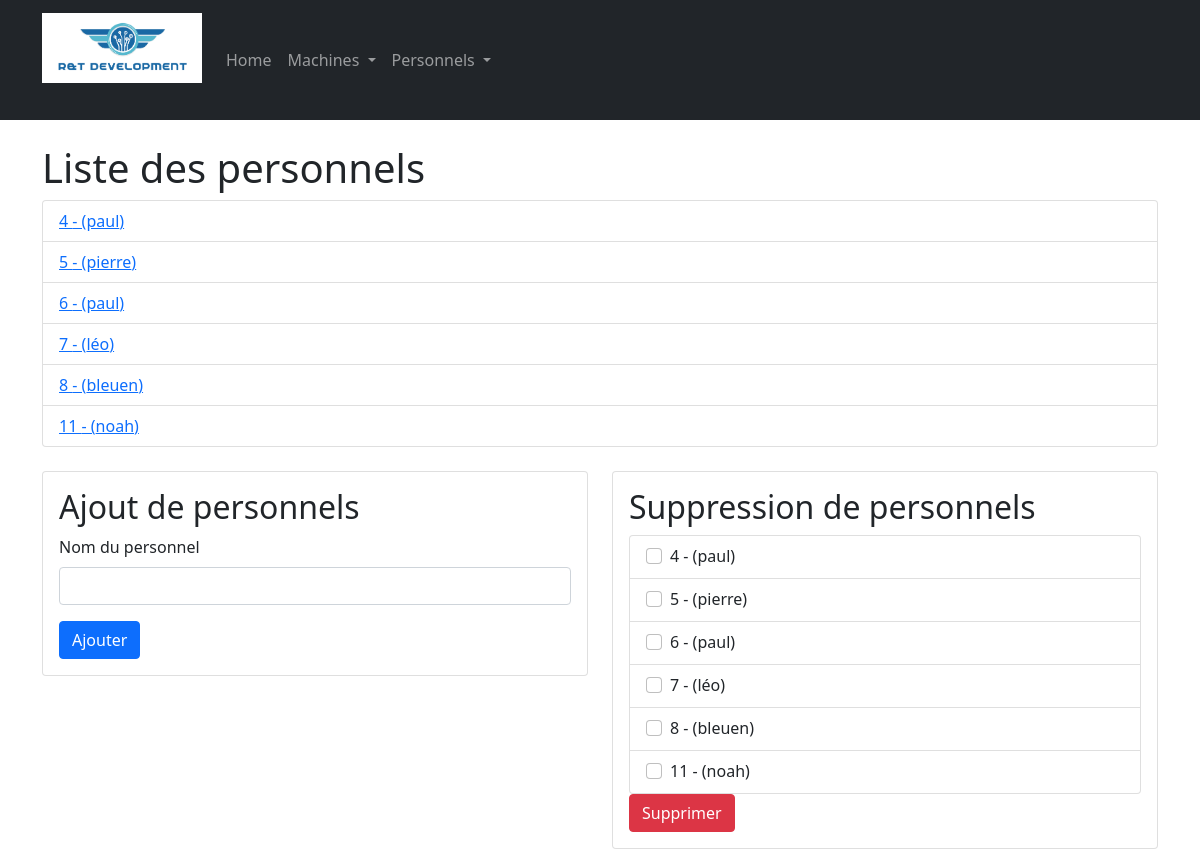
Screenshot of /computerApp/personnels/ with the database file from the repository.
### computerApp/models.py (models this page shows, shortened)
class Personnel(models.Model):
    TYPE = (
        ('Genre', ('Genre - à choisir ')),
        ('Homme', ('Homme ')),
        ('Femme', ('Femme ')),
        ('ND', ('ND - ne préfaire pas ce prononcer')),
    )
    id = models.AutoField(primary_key=True, editable=False)
    nom = models.CharField(max_length=10)
    maintenanceDate = models.DateField(default = datetime.now())
    mach = models.CharField(max_length=16, choices= TYPE, default='Genre')
    mail = models.EmailField(editable=False,blank=True)

### computerApp/views.py (the view)
# urls.py: path('personnels/', views.personnel_list_view, name='personnels'),
def personnel_list_view(request):
    personnel = Personnel.objects.all()
    context = {'personnels': personnel}
    return render(request, 'computerApp/personnel_list.html', context)

### computerApp/templates/computerApp/personnel_list.html (shortened to what this page needs)
{% extends "index.html" %}
{% block content %}
<div class="container mt-4">
  <h1>Liste des personnels</h1>
  {% if personnels %}
    <ul class="list-group">
      {% for personnel in personnels %}
        <li class="list-group-item">
          <a href="{% url 'personnel-detail' personnel.id %}">
            {{ personnel.id }} - ({{ personnel.nom }})
          </a>
        </li>
      {% endfor %}
    </ul>
  {% else %}
    <p>Il n'y a pas de personnels.</p>
  {% endif %}
  <div class="row mt-4">
    <div class="col-md-6">
      <div class="card">
        <div class="card-body">
          <h2>Ajout de personnels</h2>
          <form method="post" action="{% url 'add-personnels' %}">
            <div class="mb-3">
              <label for="nom" class="form-label">Nom du personnel</label>
              <input type="text" class="form-control" id="nom" name="nom" required>
            </div>
            <button type="submit" class="btn btn-primary">Ajouter</button>
          </form>
        </div>
      </div>
    </div>
    <div class="col-md-6">
      <div class="card">
        <div class="card-body">
          <h2>Suppression de personnels</h2>
          <form method="post" action="{% url 'delete-personnels' %}">
            <ul class="list-group">
              {% for personnel in personnels %}
                <li class="list-group-item">
                  <div class="form-check">
                    <input class="form-check-input" type="checkbox" name="personnels" value="{{ personnel.id }}" id="personnel-{{ personnel.id }}">
                    <label class="form-check-label" for="personnel-{{ personnel.id }}">
                      {{ personnel.id }} - ({{ personnel.nom }})
                    </label>
                  </div>
                </li>
              {% endfor %}
            </ul>
            <button type="submit" class="btn btn-danger">Supprimer</button>
          </form>
        </div>
      </div>
    </div>
  </div>
  {% endblock %}

### computerApp/static/css/styles.css (style rules this page uses)
.card-body ul { padding-left: 0; }
.card-body li { list-style: none; }

### rows the page displays
Personnel: id "4", nom "paul"
Personnel: id "5", nom "pierre"
Personnel: id "6", nom "paul"
Personnel: id "7", nom "léo"
Personnel: id "8", nom "bleuen"
Personnel: id "11", nom "noah"
